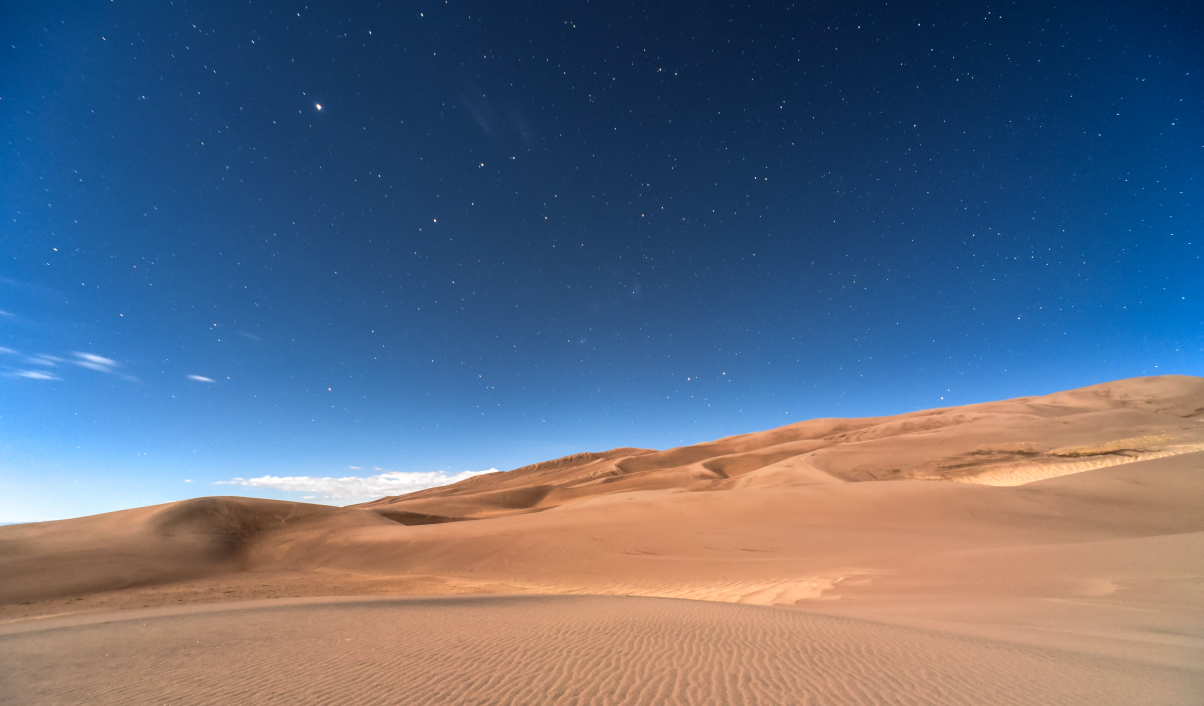
#> input picture assets/pic1-desert.jpg, 6016 x 3530 px (shown at 1/5 size)
$ python code2.py
#> lines starting #> are read from the running program, lines starting #| are printed output that depends on the picture
# manipulating the image from the webcam.
import cv2
import random

img = cv2.imread('assets/pic1-desert.jpg', -1)
#> img is the input picture: shape (3530, 6016, 3); mean B, G, R 127.7, 106.7, 94.5

#resize image
#img = cv2.resize(img, (0, 0), fx=0.1, fy=0.1)

tag = img[500:700, 600:900]
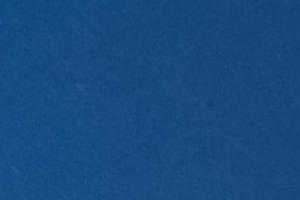
#> tag: shape (200, 300, 3); mean B, G, R 127.7, 73.9, 23.9
img[100:300, 650:950] = tag

print(img[257][400])
#| [136  77  15]

for i in range(100):
	for j in range(img.shape[1]):
		img[i][j] = [random.randint(0, 255), random.randint(0, 255), random.randint(0, 255)]
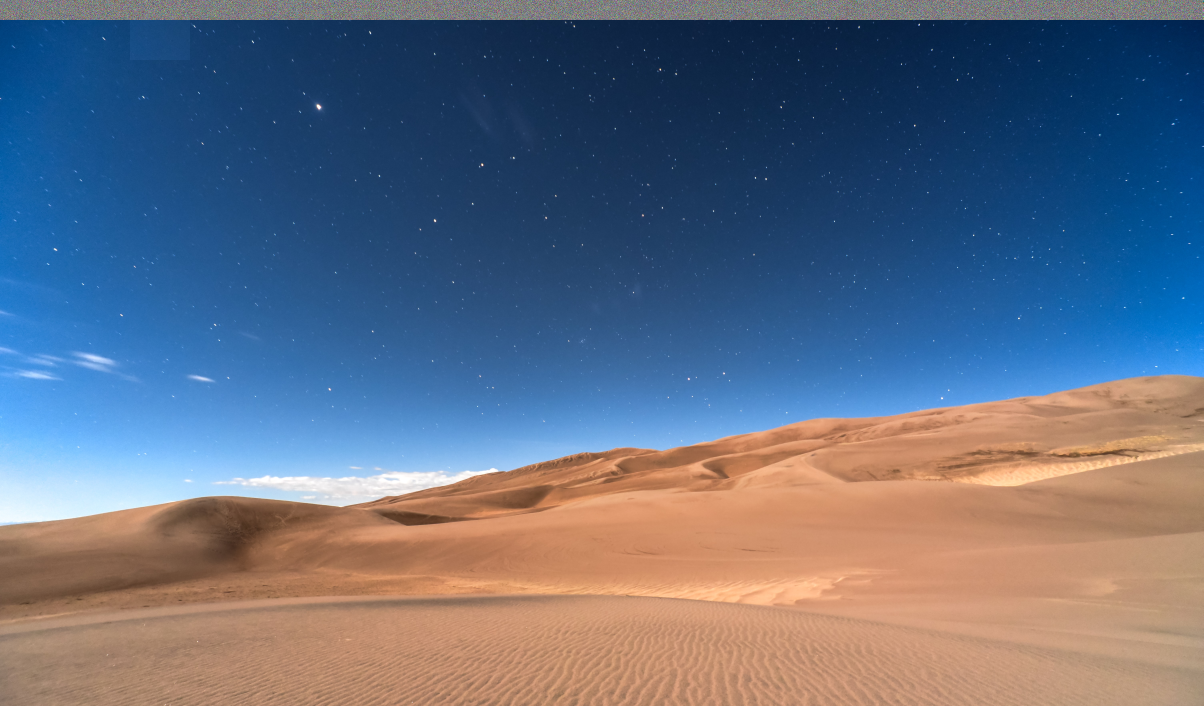
#> img: shape (3530, 6016, 3) (shown at 1/5 size); mean B, G, R 129.1, 109.1, 97.8

cv2.imshow('Image', img)
cv2.waitKey(0)
cv2.destroyAllWindows()
